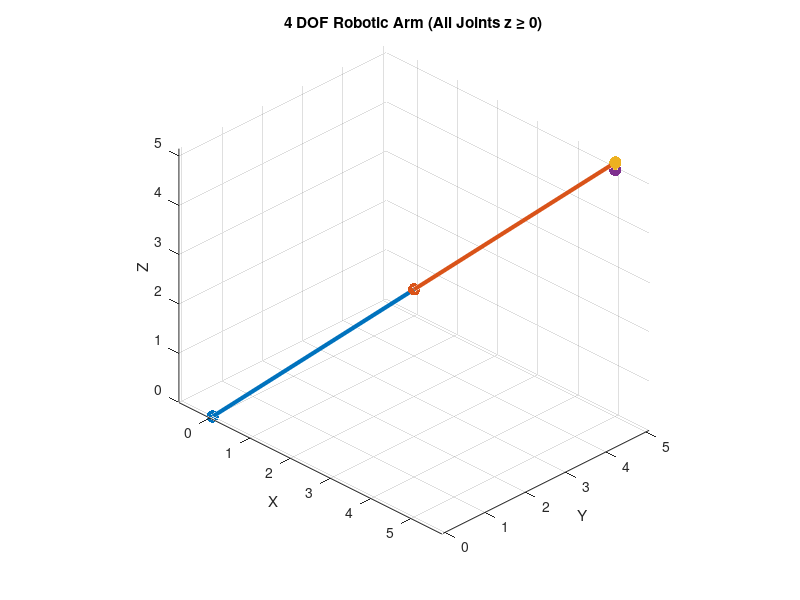

This chart was generated by the following MATLAB code:
% Initialization

clc

clear

close all

% camera data Inputs

x = input("enter the x coordinate : ");

y = input("enter the y coordinate : ");

z = input("enter the z coordinate : ");

% link lengths

l1 = 0.45;

l2 = 0.35;

l3 = 0.15;

% orientation of end effector

O = -90;

theta = zeros(4,1);

%% Inverse Kinematics

theta1 = atan2d(y,x);

X = sqrt(x^2 + y^2);

Y = z;

a = X - l3*cosd(O);

b = Y - l3*sind(O);

r = sqrt(a^2 + b^2);

% Compute elbow solutions

D = (l1^2 + l2^2 - r^2)/(2 * l1 * l2);

theta3_down = 180 - acosd(D);

theta3_up   = 180 + acosd(D);

theta2_down = atan2d(b,a) - acosd((l1^2 + r^2 - l2^2)/(2*l1*r));

theta2_up   = atan2d(b,a) + acosd((l1^2 + r^2 - l2^2)/(2*l1*r));

%% Test both configurations

configs = [theta2_down theta3_down;

theta2_up   theta3_up];

valid = false;

for i = 1:2

t1 = theta1;

t2 = configs(i,1);

t3 = configs(i,2);



% Joint positions



P0 = [0 0 0];



V1 = [l1*cosd(t2)*cosd(t1), ...

      l1*cosd(t2)*sind(t1), ...

      l1*sind(t2)];



P2 = P0 + V1;



V2 = [l2*cosd(t2+t3)*cosd(t1), ...

      l2*cosd(t2+t3)*sind(t1), ...

      l2*sind(t2+t3)];



P3 = P2 + V2;



V3 = [l3*cosd(O)*cosd(t1), ...

      l3*cosd(O)*sind(t1), ...

      l3*sind(O)];



P4 = P3 + V3;



% Check ground constraint



if P2(3) >= 0 && P3(3) >= 0 && P4(3) >= 0

    valid = true;

    theta2 = t2;

    theta3 = t3;

    break

end

end

if ~valid

error("No valid configuration exists with all joints above ground.")

end

theta4 = O - (theta2 + theta3);

theta = [theta1 theta2 theta3 theta4];

%% Final Joint Positions

t1 = theta1;

t2 = theta2;

t3 = theta3;

P0 = [0 0 0];

V1 = [l1*cosd(t2)*cosd(t1),l1*cosd(t2)*sind(t1),  l1*sind(t2)];

P2 = P0 + V1;

V2 = [l2*cosd(t2+t3)*cosd(t1), l2*cosd(t2+t3)*sind(t1), l2*sind(t2+t3)];

P3 = P2 + V2;

V3 = [l3*cosd(O)*cosd(t1), l3*cosd(O)*sind(t1), l3*sind(O)];

P4 = P3 + V3;

%% Plot Robot

figure

hold on

grid on

axis equal

plot3([P0(1) P2(1)],[P0(2) P2(2)],[P0(3) P2(3)],'LineWidth',3)

plot3([P2(1) P3(1)],[P2(2) P3(2)],[P2(3) P3(3)],'LineWidth',3)

plot3([P3(1) P4(1)],[P3(2) P4(2)],[P3(3) P4(3)],'LineWidth',3)

scatter3(P0(1),P0(2),P0(3),80,'filled')

scatter3(P2(1),P2(2),P2(3),80,'filled')

scatter3(P3(1),P3(2),P3(3),80,'filled')

scatter3(P4(1),P4(2),P4(3),80,'filled')

xlabel('X')

ylabel('Y')

zlabel('Z')

title('4 DOF Robotic Arm (All Joints z ≥ 0)')

view(45,30)

%% Convert angles to motor-friendly range

% wrap to -180 to 180

for i = 1:length(theta)

if theta(i)>0 

    theta(i) = theta(i) - 90;

end

if theta(i)<0

    theta(i) = theta(i) + 90;

end

end

disp('Motor Input Angles [theta1 theta2 theta3 theta4] = ')

disp(theta)
